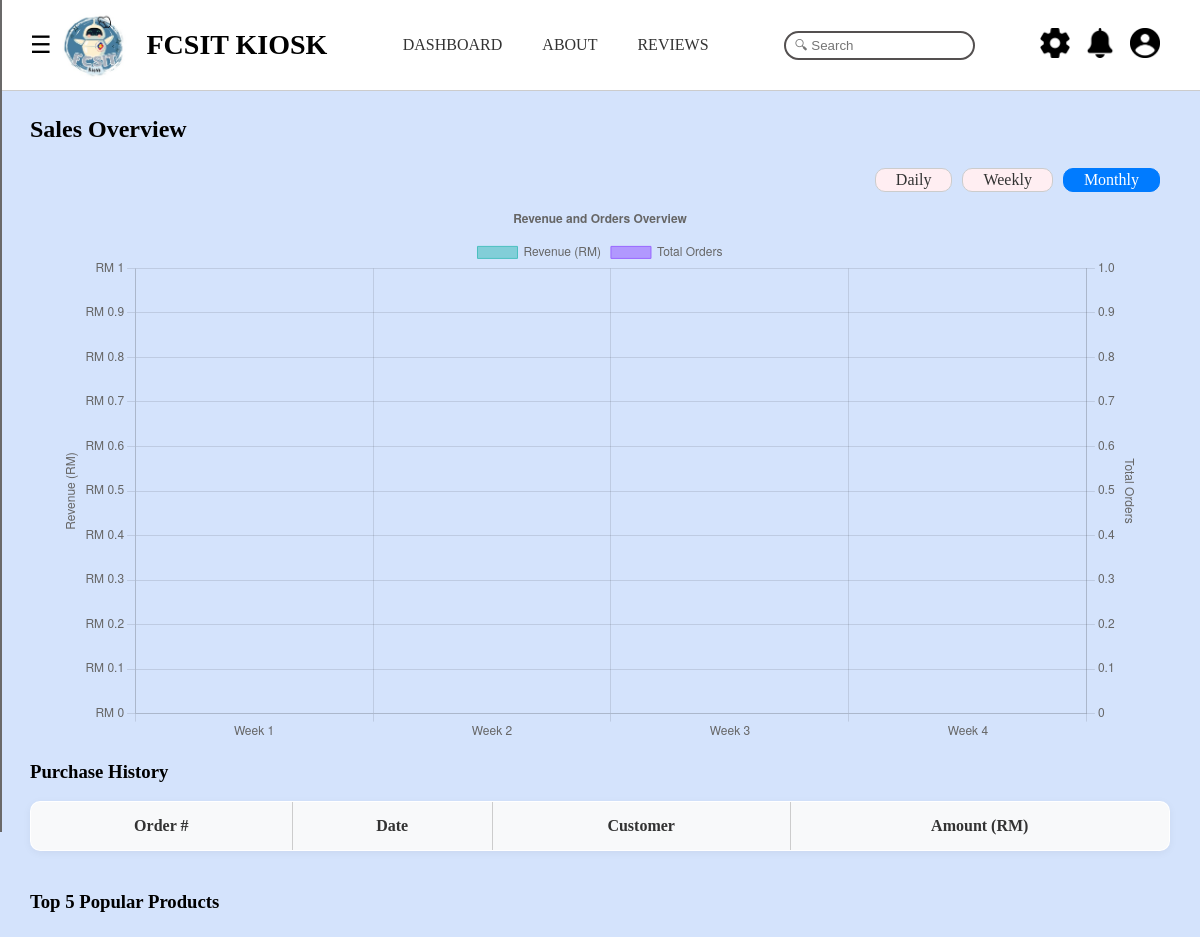
The page /admin/admin_sales.php?period=monthly on the database as committed earlier.
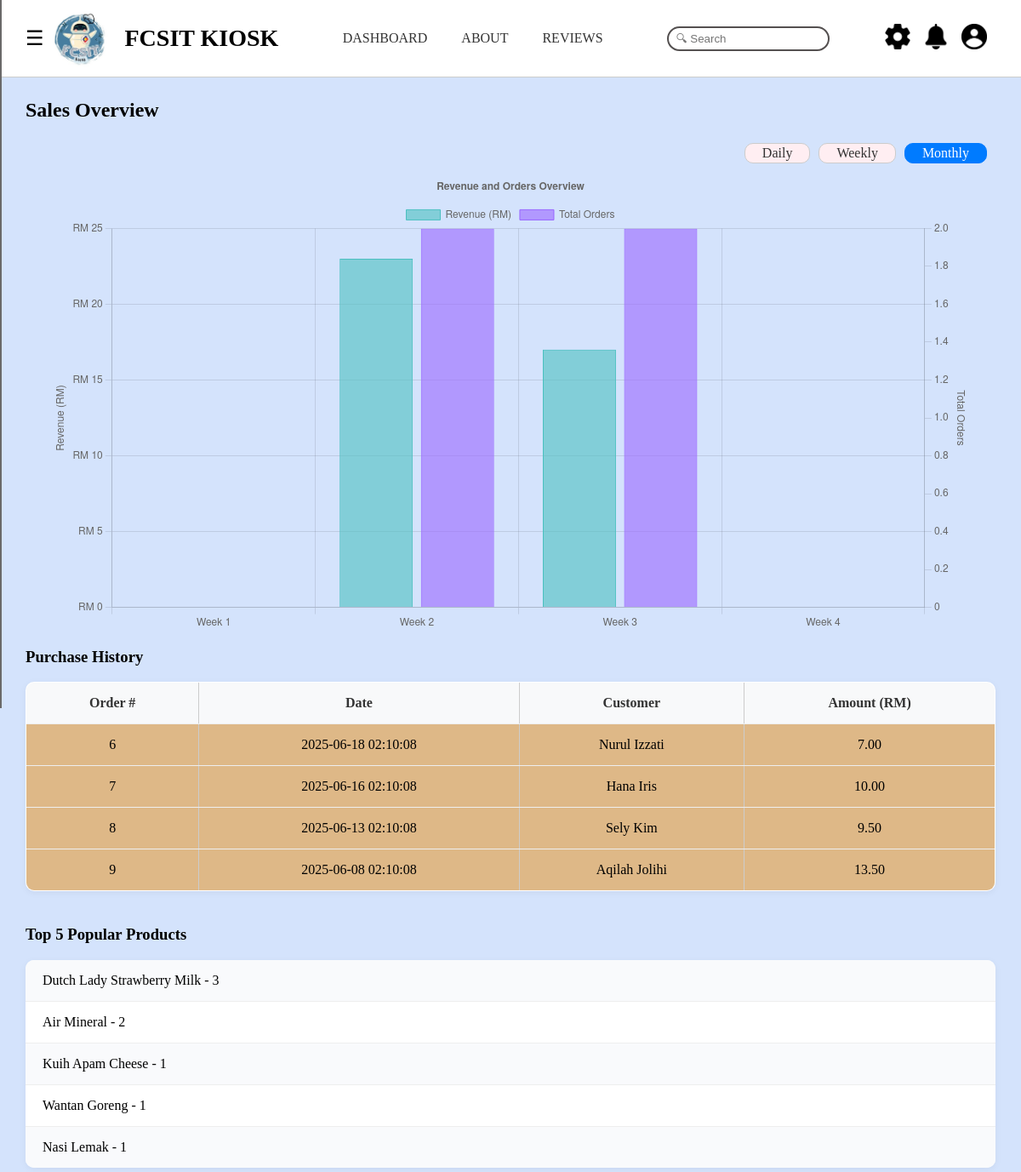
The same page on the database as committed later.
### tables this page shows
CREATE TABLE `orders` (
  `order_id` int(11) NOT NULL,
  `user_id` int(11) DEFAULT NULL,
  `processed_by` int(11) DEFAULT NULL,
  `order_date` datetime DEFAULT NULL,
  `status` varchar(50) DEFAULT NULL,
  `total_amount` decimal(10,2) DEFAULT NULL,
  `payment_method` varchar(50) DEFAULT NULL,
  `tracking_status` enum('Pending','Preparing','Out for Delivery','Complete','Cancelled') DEFAULT 'Pending'
);

CREATE TABLE `user` (
  `user_id` int(11) NOT NULL,
  `full_name` varchar(100) DEFAULT NULL,
  `email` varchar(100) DEFAULT NULL,
  `password` varchar(255) DEFAULT NULL,
  `user_type` enum('public','registered','employee','admin') DEFAULT NULL,
  `registration_date` datetime DEFAULT NULL
);

### admin/admin_sales.php (the view, shortened to what this page needs)
<?php
require "db_connect.php";
$period = $_GET["period"] ?? "daily";
switch ($period) {
  case 'monthly':
    $start = (new DateTime('first day of this month'))->setTime(0, 0);
    $end = (new DateTime('last day of this month'))->setTime(23, 59, 59);
    break;
}
$startFormatted = $start->format('Y-m-d H:i:s');
$endFormatted = $end->format('Y-m-d H:i:s');
if ($period == 'monthly') {
  $query = "
    SELECT
      FLOOR((DAY(o.order_date) - 1) / 7) + 1 AS label,
      SUM(o.total_amount) AS revenue,
      COUNT(DISTINCT o.order_id) AS total_orders
    FROM orders o
    WHERE o.order_date BETWEEN ? AND ?
    GROUP BY label
    ORDER BY label
  ";
  $hist_stmt = $conn->prepare($query);
  $hist_stmt->bind_param("ss", $startFormatted, $endFormatted);
}
$hist_stmt->execute();
$raw_data = $hist_stmt->get_result()->fetch_all(MYSQLI_ASSOC);
$hist_data = [];
if ($period == 'daily') {
  $hours = range(8, 17);
  foreach ($hours as $h) {
    $label = sprintf("%02d:00", $h);
    $hist_data[$label] = ['revenue' => 0, 'orders' => 0];
  }
  foreach ($raw_data as $row) {
    $hour = (new DateTime($row['label']))->format('H:00');
    if (isset($hist_data[$hour])) {
      $hist_data[$hour]['revenue'] += $row['revenue'];
      $hist_data[$hour]['orders'] += $row['total_orders'];
    }
  }
} else {
  $hist_data = [
    'Week 1' => ['revenue' => 0, 'orders' => 0],
    'Week 2' => ['revenue' => 0, 'orders' => 0],
    'Week 3' => ['revenue' => 0, 'orders' => 0],
    'Week 4' => ['revenue' => 0, 'orders' => 0]
  ];
  foreach ($raw_data as $row) {
    $weekNum = (int)$row['label'];
    $week = 'Week ' . $weekNum;
    if (isset($hist_data[$week])) {
      $hist_data[$week]['revenue'] += $row['revenue'];
      $hist_data[$week]['orders'] += $row['total_orders'];
    }
  }
}
$hist_data_array = [];
foreach ($hist_data as $label => $row) {
  $hist_data_array[] = [
    'label' => $label,
    'revenue' => $row['revenue'],
    'orders' => $row['orders']
  ];
}
$sql = "SELECT o.order_id, o.order_date, o.total_amount, u.full_name
        FROM orders o
        JOIN user u ON o.user_id = u.user_id
        WHERE o.order_date >= '$startFormatted'
        ORDER BY o.order_date DESC";
$history = $conn->query($sql);
$sql = "SELECT p.product_name, SUM(oi.quantity) AS qty_sold
        FROM order_item oi
        JOIN product p ON oi.product_id = p.product_id
        JOIN orders o ON oi.order_id = o.order_id
        WHERE o.order_date >= '$startFormatted'
        GROUP BY oi.product_id ORDER BY qty_sold DESC LIMIT 5";
$popularRes = $conn->query($sql);
?>
<!DOCTYPE html>
<html lang="en">
<head>
  <link rel="stylesheet" href="adminstyle.css">
  <link rel="stylesheet" href="sales.css">
</head>
<body>
<?php include "admin_frame.php"; ?>
<div class="content">
  <h2>Sales Overview</h2>
  <div class="filters">
    <a href="?period=daily" class="<?= $period=="daily"?"active":"" ?>">Daily</a>
    <a href="?period=weekly" class="<?= $period=="weekly"?"active":"" ?>">Weekly</a>
    <a href="?period=monthly" class="<?= $period=="monthly"?"active":"" ?>">Monthly</a>
  </div>
  <div class="chart-container">
    <canvas id="salesChart" width="400" height="200"></canvas>
  </div>
  <h3>Purchase History</h3>
  <table class="history">
    <thead>
    <tr><th>Order #</th><th>Date</th><th>Customer</th><th>Amount (RM)</th></tr>
    </thead>
    <tbody>
    <?php while ($row = $history->fetch_assoc()): ?>
      <tr>
        <td><?= htmlspecialchars($row["order_id"]) ?></td>
        <td><?= htmlspecialchars($row["order_date"]) ?></td>
        <td><?= htmlspecialchars($row["full_name"]) ?></td>
        <td><?= number_format($row["total_amount"], 2) ?></td>
      </tr>
    <?php endwhile; ?>
    </tbody>
  </table>
  <h3>Top 5 Popular Products</h3>
  <ul class="popular">
    <?php while ($p = $popularRes->fetch_assoc()): ?>
      <li><?= htmlspecialchars($p["product_name"]) ?> - <?= $p["qty_sold"] ?></li>
    <?php endwhile; ?>
  </ul>
</div>
<script>
  const chartData = <?= json_encode($hist_data_array) ?>;
  const period = '<?= $period ?>';
  window.chartData = chartData;
  window.period = period;
</script>
</body>
</html>

Rows that differ between the two databases and show on the page:
added orders: order_id "6", order_date "2025-06-18 02:10:08", user.full_name "Nurul Izzati", total_amount "7.00"
added orders: order_id "7", order_date "2025-06-16 02:10:08", user.full_name "Hana Iris", total_amount "10.00"
added orders: order_id "8", order_date "2025-06-13 02:10:08", user.full_name "Sely Kim", total_amount "9.50"
added orders: order_id "9", order_date "2025-06-08 02:10:08", user.full_name "Aqilah Jolihi", total_amount "13.50"
Other text that changed with them:
chart data {{ json_encode($hist_data_array) }}: [{"label":"Week 1","revenue":0,"orders":0},{"label":"Week 2","revenue":0,"orders":0},{"label":"Week 3","revenue":0,"orders":0},{"label":"Week 4","revenue":0,"orders":0}] → [{"label":"Week 1","revenue":0,"orders":0},{"label":"Week 2","revenue":23,"orders":2},{"label":"Week 3","revenue":17,"orders":2},{"label":"Week 4","revenue":0,"orders":0}]
new list line: "Dutch Lady Strawberry Milk - 3"
new list line: "Air Mineral - 2"
new list line: "Kuih Apam Cheese - 1"
new list line: "Wantan Goreng - 1"
new list line: "Nasi Lemak - 1"
